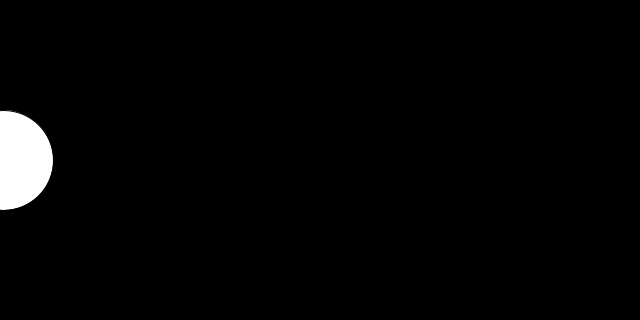
Frame 1 (no input)
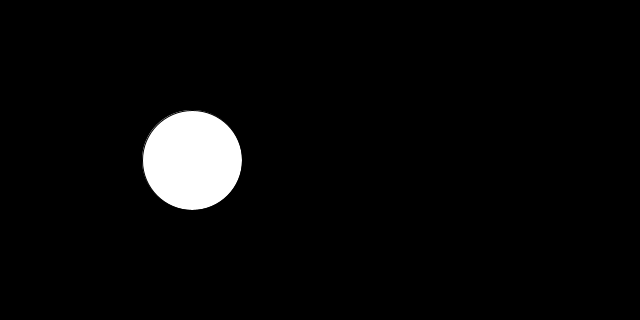
Frame 60 (the mouse pressed at the canvas centre just before this capture)
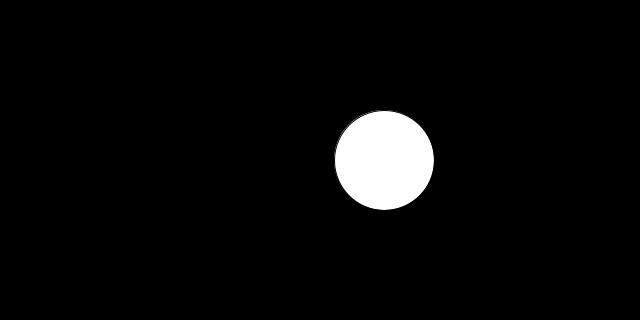
Frame 120 (the mouse held since frame 60 and released just before this capture)

The Processing sketch that drew these frames (run headless with seeded random() and noise(); from frame 60 on, the mouse is pressed at the canvas centre):

// Processing sketch: GeneratePostions
// ── GeneratePostions.pde


float[] x_pos;
boolean doRandom = false;

void setup() {
  size(640, 320); 

  x_pos = new float[200];

  for (int i=0; i < x_pos.length; i++) {
    x_pos[i] =  map(i, 0, x_pos.length, 0, width);
  }
}

void draw() {

  background(0);

  float x = x_pos[ frameCount % x_pos.length ]; 

  ellipse(x, height/2, 100, 100);
}

void keyPressed() {
  doRandom = !doRandom;

  if (doRandom) {
    for (int i=0; i < x_pos.length; i++) {
      x_pos[i] =  random(0, width);
    }
  } else {
    for (int i=0; i < x_pos.length; i++) {
      x_pos[i] =  map(i, 0, x_pos.length, 0, width);
    }
  }
}
